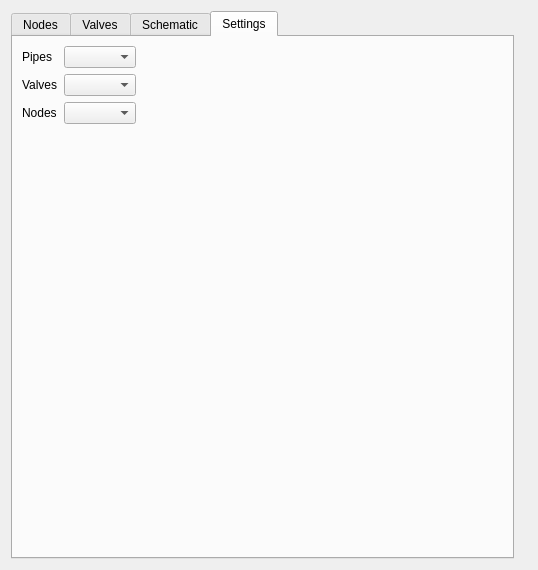
<?xml version="1.0" encoding="UTF-8"?>
<ui version="4.0">
 <class>qwat</class>
 <widget class="QDialog" name="qwat">
  <property name="geometry">
   <rect>
    <x>0</x>
    <y>0</y>
    <width>536</width>
    <height>570</height>
   </rect>
  </property>
  <property name="windowTitle">
   <string>qWat :: configuration</string>
  </property>
  <layout class="QGridLayout" name="gridLayout">
   <item row="0" column="0">
    <widget class="QTabWidget" name="tabWidget">
     <property name="currentIndex">
      <number>3</number>
     </property>
     <widget class="QWidget" name="nodeTab">
      <attribute name="title">
       <string>Nodes</string>
      </attribute>
      <layout class="QGridLayout" name="gridLayout_4">
       <item row="4" column="0">
        <widget class="QFrame" name="nodeUnusedFrame">
         <property name="frameShape">
          <enum>QFrame::StyledPanel</enum>
         </property>
         <property name="frameShadow">
          <enum>QFrame::Raised</enum>
         </property>
         <layout class="QGridLayout" name="gridLayout_5">
          <item row="0" column="0">
           <widget class="QLabel" name="label_5">
            <property name="text">
             <string>Delete unused nodes</string>
            </property>
            <property name="wordWrap">
             <bool>true</bool>
            </property>
           </widget>
          </item>
          <item row="1" column="0" colspan="2">
           <widget class="QProgressBar" name="nodeUnusedProgressBar">
            <property name="value">
             <number>0</number>
            </property>
           </widget>
          </item>
          <item row="2" column="0" colspan="2">
           <widget class="QLabel" name="label_6">
            <property name="text">
             <string/>
            </property>
           </widget>
          </item>
         </layout>
        </widget>
       </item>
       <item row="9" column="0">
        <spacer name="verticalSpacer_5">
         <property name="orientation">
          <enum>Qt::Vertical</enum>
         </property>
         <property name="sizeHint" stdset="0">
          <size>
           <width>20</width>
           <height>40</height>
          </size>
         </property>
        </spacer>
       </item>
       <item row="5" column="0">
        <spacer name="verticalSpacer_3">
         <property name="orientation">
          <enum>Qt::Vertical</enum>
         </property>
         <property name="sizeHint" stdset="0">
          <size>
           <width>20</width>
           <height>40</height>
          </size>
         </property>
        </spacer>
       </item>
       <item row="6" column="0">
        <widget class="QFrame" name="nodeTypeFrame">
         <property name="frameShape">
          <enum>QFrame::StyledPanel</enum>
         </property>
         <property name="frameShadow">
          <enum>QFrame::Raised</enum>
         </property>
         <layout class="QGridLayout" name="gridLayout_6">
          <item row="1" column="0" colspan="2">
           <widget class="QProgressBar" name="nodeTypeProgressBar">
            <property name="value">
             <number>0</number>
            </property>
           </widget>
          </item>
          <item row="0" column="0">
           <widget class="QLabel" name="label_7">
            <property name="text">
             <string>Reset nodes type</string>
            </property>
            <property name="wordWrap">
             <bool>true</bool>
            </property>
           </widget>
          </item>
          <item row="2" column="0" colspan="2">
           <widget class="QLabel" name="label_8">
            <property name="text">
             <string/>
            </property>
           </widget>
          </item>
         </layout>
        </widget>
       </item>
       <item row="8" column="0">
        <widget class="QFrame" name="nodeErrorFrame">
         <property name="frameShape">
          <enum>QFrame::StyledPanel</enum>
         </property>
         <property name="frameShadow">
          <enum>QFrame::Raised</enum>
         </property>
         <layout class="QGridLayout" name="gridLayout_7">
          <item row="2" column="0" colspan="2">
           <widget class="QWidget" name="errorsWidget" native="true">
            <layout class="QGridLayout" name="gridLayout_8">
             <item row="4" column="1">
              <widget class="QProgressBar" name="nodeErrorTooCloseProgressBar">
               <property name="value">
                <number>0</number>
               </property>
              </widget>
             </item>
             <item row="2" column="1">
              <widget class="QProgressBar" name="nodeErrorNoPipeOrValveProgressBar">
               <property name="value">
                <number>0</number>
               </property>
              </widget>
             </item>
             <item row="0" column="3">
              <widget class="QPushButton" name="nodeErrorUndefTypeButton">
               <property name="text">
                <string>select</string>
               </property>
              </widget>
             </item>
             <item row="1" column="0" colspan="4">
              <widget class="Line" name="line">
               <property name="orientation">
                <enum>Qt::Horizontal</enum>
               </property>
              </widget>
             </item>
             <item row="0" column="1">
              <widget class="QProgressBar" name="nodeErrorUndefTypeProgressBar">
               <property name="value">
                <number>0</number>
               </property>
              </widget>
             </item>
             <item row="6" column="0">
              <widget class="QLabel" name="label_10">
               <property name="text">
                <string>Without height</string>
               </property>
               <property name="wordWrap">
                <bool>true</bool>
               </property>
              </widget>
             </item>
             <item row="6" column="1">
              <widget class="QProgressBar" name="nodeErrorNoHeightProgressBar">
               <property name="value">
                <number>0</number>
               </property>
              </widget>
             </item>
             <item row="4" column="0">
              <widget class="QLabel" name="label_9">
               <property name="text">
                <string>Too close </string>
               </property>
               <property name="wordWrap">
                <bool>true</bool>
               </property>
              </widget>
             </item>
             <item row="0" column="2">
              <widget class="QLabel" name="nodeErrorUndefTypeCount">
               <property name="text">
                <string>0</string>
               </property>
              </widget>
             </item>
             <item row="0" column="0">
              <widget class="QLabel" name="label_11">
               <property name="text">
                <string>Undefinied type</string>
               </property>
               <property name="wordWrap">
                <bool>true</bool>
               </property>
              </widget>
             </item>
             <item row="2" column="0">
              <widget class="QLabel" name="label_12">
               <property name="text">
                <string>Without pipe or valve</string>
               </property>
               <property name="wordWrap">
                <bool>true</bool>
               </property>
              </widget>
             </item>
             <item row="3" column="0" colspan="4">
              <widget class="Line" name="line_2">
               <property name="orientation">
                <enum>Qt::Horizontal</enum>
               </property>
              </widget>
             </item>
             <item row="5" column="0" colspan="4">
              <widget class="Line" name="line_3">
               <property name="orientation">
                <enum>Qt::Horizontal</enum>
               </property>
              </widget>
             </item>
             <item row="2" column="2">
              <widget class="QLabel" name="nodeErrorNoPipeOrValveCount">
               <property name="text">
                <string>0</string>
               </property>
              </widget>
             </item>
             <item row="4" column="2">
              <widget class="QLabel" name="nodeErrorTooCloseCount">
               <property name="text">
                <string>0</string>
               </property>
              </widget>
             </item>
             <item row="6" column="2">
              <widget class="QLabel" name="nodeErrorNoHeightCount">
               <property name="text">
                <string>0</string>
               </property>
              </widget>
             </item>
             <item row="2" column="3">
              <widget class="QPushButton" name="nodeErrorNoPipeOrValveButton">
               <property name="text">
                <string>select</string>
               </property>
              </widget>
             </item>
             <item row="4" column="3">
              <widget class="QPushButton" name="nodeErrorTooCloseButton">
               <property name="text">
                <string>select</string>
               </property>
              </widget>
             </item>
             <item row="6" column="3">
              <widget class="QPushButton" name="nodeErrorNoHeightButton">
               <property name="text">
                <string>select</string>
               </property>
              </widget>
             </item>
            </layout>
           </widget>
          </item>
          <item row="0" column="0">
           <widget class="QLabel" name="label_13">
            <property name="text">
             <string>Detect erros</string>
            </property>
            <property name="wordWrap">
             <bool>true</bool>
            </property>
           </widget>
          </item>
         </layout>
        </widget>
       </item>
       <item row="0" column="0">
        <spacer name="verticalSpacer_6">
         <property name="orientation">
          <enum>Qt::Vertical</enum>
         </property>
         <property name="sizeHint" stdset="0">
          <size>
           <width>20</width>
           <height>40</height>
          </size>
         </property>
        </spacer>
       </item>
       <item row="7" column="0">
        <spacer name="verticalSpacer_4">
         <property name="orientation">
          <enum>Qt::Vertical</enum>
         </property>
         <property name="sizeHint" stdset="0">
          <size>
           <width>20</width>
           <height>40</height>
          </size>
         </property>
        </spacer>
       </item>
       <item row="3" column="0">
        <spacer name="verticalSpacer_2">
         <property name="orientation">
          <enum>Qt::Vertical</enum>
         </property>
         <property name="sizeHint" stdset="0">
          <size>
           <width>481</width>
           <height>14</height>
          </size>
         </property>
        </spacer>
       </item>
       <item row="1" column="0">
        <widget class="QWidget" name="widget" native="true">
         <layout class="QGridLayout" name="gridLayout_3">
          <property name="margin">
           <number>0</number>
          </property>
          <item row="0" column="2">
           <widget class="QComboBox" name="applyToCombo">
            <property name="sizeAdjustPolicy">
             <enum>QComboBox::AdjustToContents</enum>
            </property>
            <item>
             <property name="text">
              <string>all nodes</string>
             </property>
            </item>
            <item>
             <property name="text">
              <string>selected nodes</string>
             </property>
            </item>
            <item>
             <property name="text">
              <string>visible nodes</string>
             </property>
            </item>
            <item>
             <property name="text">
              <string/>
             </property>
            </item>
           </widget>
          </item>
          <item row="0" column="3">
           <spacer name="horizontalSpacer_2">
            <property name="orientation">
             <enum>Qt::Horizontal</enum>
            </property>
            <property name="sizeHint" stdset="0">
             <size>
              <width>40</width>
              <height>20</height>
             </size>
            </property>
           </spacer>
          </item>
          <item row="0" column="0" rowspan="2" colspan="2">
           <widget class="QLabel" name="label_4">
            <property name="text">
             <string>Apply to</string>
            </property>
            <property name="alignment">
             <set>Qt::AlignLeading|Qt::AlignLeft|Qt::AlignVCenter</set>
            </property>
           </widget>
          </item>
          <item row="0" column="4">
           <widget class="QPushButton" name="nodeStartButton">
            <property name="text">
             <string>start</string>
            </property>
           </widget>
          </item>
         </layout>
        </widget>
       </item>
       <item row="2" column="0">
        <widget class="QLabel" name="nodeInfoLabel">
         <property name="text">
          <string>infoLabel</string>
         </property>
        </widget>
       </item>
      </layout>
     </widget>
     <widget class="QWidget" name="valveTab">
      <attribute name="title">
       <string>Valves</string>
      </attribute>
      <layout class="QGridLayout" name="gridLayout_9">
       <item row="0" column="0">
        <widget class="QPushButton" name="valveClosePipesStartButton">
         <property name="text">
          <string>close pipes</string>
         </property>
        </widget>
       </item>
       <item row="0" column="2">
        <widget class="QProgressBar" name="valveClosePipesProgressBar">
         <property name="value">
          <number>0</number>
         </property>
        </widget>
       </item>
       <item row="1" column="0">
        <spacer name="verticalSpacer_7">
         <property name="orientation">
          <enum>Qt::Vertical</enum>
         </property>
         <property name="sizeHint" stdset="0">
          <size>
           <width>20</width>
           <height>40</height>
          </size>
         </property>
        </spacer>
       </item>
       <item row="0" column="1">
        <widget class="QPushButton" name="valveClosePipesStopButton">
         <property name="text">
          <string>stop</string>
         </property>
        </widget>
       </item>
      </layout>
     </widget>
     <widget class="QWidget" name="schemaTab">
      <attribute name="title">
       <string>Schematic</string>
      </attribute>
     </widget>
     <widget class="QWidget" name="layerTab">
      <attribute name="title">
       <string>Settings</string>
      </attribute>
      <layout class="QGridLayout" name="gridLayout_2">
       <item row="2" column="0">
        <widget class="QLabel" name="label_3">
         <property name="text">
          <string>Nodes</string>
         </property>
        </widget>
       </item>
       <item row="1" column="0">
        <widget class="QLabel" name="label_2">
         <property name="text">
          <string>Valves</string>
         </property>
        </widget>
       </item>
       <item row="2" column="1">
        <widget class="QComboBox" name="nodeLayer">
         <property name="sizeAdjustPolicy">
          <enum>QComboBox::AdjustToContents</enum>
         </property>
        </widget>
       </item>
       <item row="1" column="1">
        <widget class="QComboBox" name="valveLayer">
         <property name="sizeAdjustPolicy">
          <enum>QComboBox::AdjustToContents</enum>
         </property>
        </widget>
       </item>
       <item row="1" column="2">
        <spacer name="horizontalSpacer">
         <property name="orientation">
          <enum>Qt::Horizontal</enum>
         </property>
         <property name="sizeHint" stdset="0">
          <size>
           <width>40</width>
           <height>20</height>
          </size>
         </property>
        </spacer>
       </item>
       <item row="0" column="0">
        <widget class="QLabel" name="label">
         <property name="text">
          <string>Pipes</string>
         </property>
        </widget>
       </item>
       <item row="0" column="1">
        <widget class="QComboBox" name="pipeLayer">
         <property name="sizeAdjustPolicy">
          <enum>QComboBox::AdjustToContents</enum>
         </property>
        </widget>
       </item>
       <item row="3" column="1">
        <spacer name="verticalSpacer">
         <property name="orientation">
          <enum>Qt::Vertical</enum>
         </property>
         <property name="sizeHint" stdset="0">
          <size>
           <width>20</width>
           <height>40</height>
          </size>
         </property>
        </spacer>
       </item>
      </layout>
     </widget>
    </widget>
   </item>
   <item row="0" column="1">
    <widget class="QLabel" name="rubberColor">
     <property name="text">
      <string/>
     </property>
    </widget>
   </item>
  </layout>
 </widget>
 <resources/>
 <connections/>
</ui>
